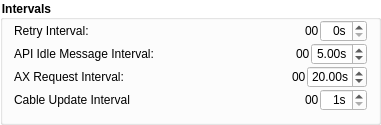
                       <widget class="QGroupBox" name="IntervalGroup">
                        <property name="geometry">
                         <rect>
                          <x>0</x>
                          <y>310</y>
                          <width>381</width>
                          <height>121</height>
                         </rect>
                        </property>
                        <property name="font">
                         <font>
                          <weight>75</weight>
                          <bold>true</bold>
                         </font>
                        </property>
                        <property name="styleSheet">
                         <string notr="true">background-color: rgba(255, 255, 255, 100);
border-color: rgb(255, 255, 255);</string>
                        </property>
                        <property name="title">
                         <string>Intervals</string>
                        </property>
                        <property name="flat">
                         <bool>true</bool>
                        </property>
                        <layout class="QVBoxLayout" name="verticalLayout_5">
                         <property name="spacing">
                          <number>1</number>
                         </property>
                         <property name="topMargin">
                          <number>0</number>
                         </property>
                         <item>
                          <layout class="QHBoxLayout" name="horizontalLayout_6">
                           <property name="spacing">
                            <number>1</number>
                           </property>
                           <item>
                            <widget class="QLabel" name="label">
                             <property name="toolTip">
                              <string>&lt;html&gt;&lt;head/&gt;&lt;body&gt;&lt;p&gt;This variable controls the interval between individual attempts at connection to API and PLC servers.&lt;/p&gt;&lt;/body&gt;&lt;/html&gt;</string>
                             </property>
                             <property name="styleSheet">
                              <string notr="true">background-color:transparent</string>
                             </property>
                             <property name="text">
                              <string>Retry Interval:</string>
                             </property>
                            </widget>
                           </item>
                           <item>
                            <spacer name="horizontalSpacer_19">
                             <property name="orientation">
                              <enum>Qt::Horizontal</enum>
                             </property>
                             <property name="sizeHint" stdset="0">
                              <size>
                               <width>40</width>
                               <height>20</height>
                              </size>
                             </property>
                            </spacer>
                           </item>
                           <item>
                            <widget class="QLabel" name="auto_label_4">
                             <property name="toolTip">
                              <string>&lt;html&gt;&lt;head/&gt;&lt;body&gt;&lt;p&gt;This variable shows in how long does MasterAPP executes Retry.&lt;/p&gt;&lt;/body&gt;&lt;/html&gt;</string>
                             </property>
                             <property name="styleSheet">
                              <string notr="true">background-color:transparent</string>
                             </property>
                             <property name="text">
                              <string>00</string>
                             </property>
                            </widget>
                           </item>
                           <item>
                            <widget class="QSpinBox" name="ri_spinBox">
                             <property name="maximumSize">
                              <size>
                               <width>60</width>
                               <height>16777215</height>
                              </size>
                             </property>
                             <property name="styleSheet">
                              <string notr="true">background-color:white</string>
                             </property>
                             <property name="alignment">
                              <set>Qt::AlignRight|Qt::AlignTrailing|Qt::AlignVCenter</set>
                             </property>
                             <property name="suffix">
                              <string>s</string>
                             </property>
                            </widget>
                           </item>
                          </layout>
                         </item>
                         <item>
                          <layout class="QHBoxLayout" name="horizontalLayout_8">
                           <property name="spacing">
                            <number>1</number>
                           </property>
                           <item>
                            <widget class="QLabel" name="label_6">
                             <property name="toolTip">
                              <string>&lt;html&gt;&lt;head/&gt;&lt;body&gt;&lt;p&gt;This variable controls the interval between Idle messages to API.&lt;/p&gt;&lt;p&gt;MasterAPP periodically sends a http GET request on which API responds in case of an update.&lt;/p&gt;&lt;/body&gt;&lt;/html&gt;</string>
                             </property>
                             <property name="styleSheet">
                              <string notr="true">background-color:transparent</string>
                             </property>
                             <property name="text">
                              <string>API Idle Message Interval:</string>
                             </property>
                            </widget>
                           </item>
                           <item>
                            <spacer name="horizontalSpacer_21">
                             <property name="orientation">
                              <enum>Qt::Horizontal</enum>
                             </property>
                             <property name="sizeHint" stdset="0">
                              <size>
                               <width>40</width>
                               <height>20</height>
                              </size>
                             </property>
                            </spacer>
                           </item>
                           <item>
                            <widget class="QLabel" name="auto_label_3">
                             <property name="toolTip">
                              <string>&lt;html&gt;&lt;head/&gt;&lt;body&gt;&lt;p&gt;This variable shows in how long does MasterAPP sends an Idle Message&lt;/p&gt;&lt;/body&gt;&lt;/html&gt;</string>
                             </property>
                             <property name="styleSheet">
                              <string notr="true">background-color:transparent</string>
                             </property>
                             <property name="text">
                              <string>00</string>
                             </property>
                            </widget>
                           </item>
                           <item>
                            <widget class="QDoubleSpinBox" name="aui_doubleSpinBox">
                             <property name="minimumSize">
                              <size>
                               <width>0</width>
                               <height>0</height>
                              </size>
                             </property>
                             <property name="maximumSize">
                              <size>
                               <width>56</width>
                               <height>16777215</height>
                              </size>
                             </property>
                             <property name="toolTip">
                              <string>&lt;html&gt;&lt;head/&gt;&lt;body&gt;&lt;p&gt;The interval between attempts at communicating with API and PLC servers. If fails once, connection is lost.&lt;/p&gt;&lt;/body&gt;&lt;/html&gt;</string>
                             </property>
                             <property name="styleSheet">
                              <string notr="true">background-color:white</string>
                             </property>
                             <property name="alignment">
                              <set>Qt::AlignRight|Qt::AlignTrailing|Qt::AlignVCenter</set>
                             </property>
                             <property name="suffix">
                              <string>s</string>
                             </property>
                             <property name="decimals">
                              <number>2</number>
                             </property>
                             <property name="minimum">
                              <double>0.000000000000000</double>
                             </property>
                             <property name="maximum">
                              <double>120.000000000000000</double>
                             </property>
                             <property name="singleStep">
                              <double>1.000000000000000</double>
                             </property>
                             <property name="value">
                              <double>5.000000000000000</double>
                             </property>
                            </widget>
                           </item>
                          </layout>
                         </item>
                         <item>
                          <layout class="QHBoxLayout" name="horizontalLayout_13">
                           <property name="spacing">
                            <number>1</number>
                           </property>
                           <item>
                            <widget class="QLabel" name="label_14">
                             <property name="toolTip">
                              <string>&lt;html&gt;&lt;head/&gt;&lt;body&gt;&lt;p&gt;This variable controls the interval between keepAlive messages from AX-DOOR.&lt;/p&gt;&lt;/body&gt;&lt;/html&gt;</string>
                             </property>
                             <property name="styleSheet">
                              <string notr="true">background-color:transparent</string>
                             </property>
                             <property name="text">
                              <string>AX Request Interval:</string>
                             </property>
                            </widget>
                           </item>
                           <item>
                            <spacer name="horizontalSpacer_22">
                             <property name="orientation">
                              <enum>Qt::Horizontal</enum>
                             </property>
                             <property name="sizeHint" stdset="0">
                              <size>
                               <width>40</width>
                               <height>20</height>
                              </size>
                             </property>
                            </spacer>
                           </item>
                           <item>
                            <widget class="QLabel" name="auto_label_2">
                             <property name="toolTip">
                              <string>&lt;html&gt;&lt;head/&gt;&lt;body&gt;&lt;p&gt;This variable shows in how long does AX-Door sends a request.&lt;/p&gt;&lt;/body&gt;&lt;/html&gt;</string>
                             </property>
                             <property name="styleSheet">
                              <string notr="true">background-color:transparent</string>
                             </property>
                             <property name="text">
                              <string>00</string>
                             </property>
                            </widget>
                           </item>
                           <item>
                            <widget class="QDoubleSpinBox" name="ax_doubleSpinBox">
                             <property name="maximumSize">
                              <size>
                               <width>60</width>
                               <height>16777215</height>
                              </size>
                             </property>
                             <property name="toolTip">
                              <string>&lt;html&gt;&lt;head/&gt;&lt;body&gt;&lt;p&gt;The interval between attempts at communicating with API and PLC servers. If fails once, connection is lost.&lt;/p&gt;&lt;p&gt;Will be updated on the next request interval.&lt;/p&gt;&lt;/body&gt;&lt;/html&gt;</string>
                             </property>
                             <property name="styleSheet">
                              <string notr="true">background-color:white</string>
                             </property>
                             <property name="alignment">
                              <set>Qt::AlignRight|Qt::AlignTrailing|Qt::AlignVCenter</set>
                             </property>
                             <property name="suffix">
                              <string>s</string>
                             </property>
                             <property name="decimals">
                              <number>2</number>
                             </property>
                             <property name="minimum">
                              <double>1.000000000000000</double>
                             </property>
                             <property name="maximum">
                              <double>60.000000000000000</double>
                             </property>
                             <property name="singleStep">
                              <double>1.000000000000000</double>
                             </property>
                             <property name="value">
                              <double>20.000000000000000</double>
                             </property>
                            </widget>
                           </item>
                          </layout>
                         </item>
                         <item>
                          <layout class="QHBoxLayout" name="horizontalLayout_20">
                           <property name="spacing">
                            <number>1</number>
                           </property>
                           <item>
                            <widget class="QLabel" name="label_22">
                             <property name="toolTip">
                              <string>&lt;html&gt;&lt;head/&gt;&lt;body&gt;&lt;p&gt;This variable controls the interval between updating Cable information from both API and PLC.&lt;/p&gt;&lt;p&gt;MasterAPP periodically sends a request on which API responds with Rider information, then sends the same for PLC which responds with Cable information&lt;/p&gt;&lt;/body&gt;&lt;/html&gt;</string>
                             </property>
                             <property name="styleSheet">
                              <string notr="true">background-color:transparent</string>
                             </property>
                             <property name="text">
                              <string>Cable Update Interval</string>
                             </property>
                            </widget>
                           </item>
                           <item>
                            <spacer name="horizontalSpacer_27">
                             <property name="orientation">
                              <enum>Qt::Horizontal</enum>
                             </property>
                             <property name="sizeHint" stdset="0">
                              <size>
                               <width>40</width>
                               <height>20</height>
                              </size>
                             </property>
                            </spacer>
                           </item>
                           <item>
                            <widget class="QLabel" name="auto_label_1">
                             <property name="toolTip">
                              <string>&lt;html&gt;&lt;head/&gt;&lt;body&gt;&lt;p&gt;This variable shows in how long does MasterAPP executes GetCables.&lt;/p&gt;&lt;p&gt;&lt;br/&gt;&lt;/p&gt;&lt;p&gt;First execution always synchronizes to a minute.&lt;/p&gt;&lt;/body&gt;&lt;/html&gt;</string>
                             </property>
                             <property name="styleSheet">
                              <string notr="true">background-color:transparent</string>
                             </property>
                             <property name="text">
                              <string>00</string>
                             </property>
                            </widget>
                           </item>
                           <item>
                            <widget class="QDoubleSpinBox" name="auto_doubleSpinBox">
                             <property name="minimumSize">
                              <size>
                               <width>0</width>
                               <height>0</height>
                              </size>
                             </property>
                             <property name="maximumSize">
                              <size>
                               <width>60</width>
                               <height>16777215</height>
                              </size>
                             </property>
                             <property name="toolTip">
                              <string>&lt;html&gt;&lt;head/&gt;&lt;body&gt;&lt;p&gt;The interval between attempts at updating the cable information.&lt;/p&gt;&lt;p&gt;If fails once, connection is lost.&lt;/p&gt;&lt;p&gt;Cannot be changed during update Loop.&lt;/p&gt;&lt;/body&gt;&lt;/html&gt;</string>
                             </property>
                             <property name="styleSheet">
                              <string notr="true">background-color:white</string>
                             </property>
                             <property name="alignment">
                              <set>Qt::AlignRight|Qt::AlignTrailing|Qt::AlignVCenter</set>
                             </property>
                             <property name="suffix">
                              <string>s</string>
                             </property>
                             <property name="decimals">
                              <number>0</number>
                             </property>
                             <property name="minimum">
                              <double>1.000000000000000</double>
                             </property>
                             <property name="maximum">
                              <double>60.000000000000000</double>
                             </property>
                             <property name="singleStep">
                              <double>1.000000000000000</double>
                             </property>
                             <property name="value">
                              <double>1.000000000000000</double>
                             </property>
                            </widget>
                           </item>
                          </layout>
                         </item>
                        </layout>
                       </widget>
